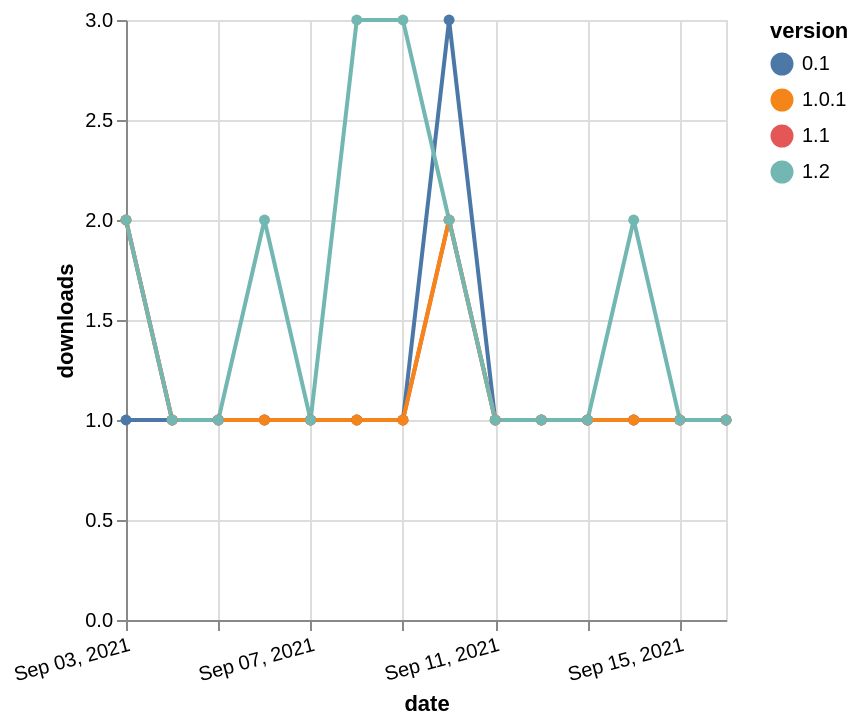

Write the Vega-Lite specification saved for this chart.
### Vega-Lite specification from a JSON file in a GitHub repository (floating-point values rounded to 4 significant figures)
{"$schema": "https://vega.github.io/schema/vega-lite/v5.json", "description": "A simple bar chart with embedded data.", "data": {"values": [{"date": "2021-09-03", "total": 216, "delta": 1, "version": "0.1"}, {"date": "2021-09-04", "total": 217, "delta": 1, "version": "0.1"}, {"date": "2021-09-05", "total": 218, "delta": 1, "version": "0.1"}, {"date": "2021-09-06", "total": 219, "delta": 1, "version": "0.1"}, {"date": "2021-09-07", "total": 220, "delta": 1, "version": "0.1"}, {"date": "2021-09-08", "total": 221, "delta": 1, "version": "0.1"}, {"date": "2021-09-09", "total": 222, "delta": 1, "version": "0.1"}, {"date": "2021-09-10", "total": 225, "delta": 3, "version": "0.1"}, {"date": "2021-09-11", "total": 226, "delta": 1, "version": "0.1"}, {"date": "2021-09-12", "total": 227, "delta": 1, "version": "0.1"}, {"date": "2021-09-13", "total": 228, "delta": 1, "version": "0.1"}, {"date": "2021-09-14", "total": 229, "delta": 1, "version": "0.1"}, {"date": "2021-09-15", "total": 230, "delta": 1, "version": "0.1"}, {"date": "2021-09-16", "total": 231, "delta": 1, "version": "0.1"}, {"date": "2021-09-03", "total": 125, "delta": 2, "version": "1.1"}, {"date": "2021-09-04", "total": 126, "delta": 1, "version": "1.1"}, {"date": "2021-09-05", "total": 127, "delta": 1, "version": "1.1"}, {"date": "2021-09-06", "total": 128, "delta": 1, "version": "1.1"}, {"date": "2021-09-07", "total": 129, "delta": 1, "version": "1.1"}, {"date": "2021-09-08", "total": 130, "delta": 1, "version": "1.1"}, {"date": "2021-09-09", "total": 131, "delta": 1, "version": "1.1"}, {"date": "2021-09-10", "total": 133, "delta": 2, "version": "1.1"}, {"date": "2021-09-11", "total": 134, "delta": 1, "version": "1.1"}, {"date": "2021-09-12", "total": 135, "delta": 1, "version": "1.1"}, {"date": "2021-09-13", "total": 136, "delta": 1, "version": "1.1"}, {"date": "2021-09-14", "total": 137, "delta": 1, "version": "1.1"}, {"date": "2021-09-15", "total": 138, "delta": 1, "version": "1.1"}, {"date": "2021-09-16", "total": 139, "delta": 1, "version": "1.1"}, {"date": "2021-09-03", "total": 143, "delta": 2, "version": "1.0.1"}, {"date": "2021-09-04", "total": 144, "delta": 1, "version": "1.0.1"}, {"date": "2021-09-05", "total": 145, "delta": 1, "version": "1.0.1"}, {"date": "2021-09-06", "total": 146, "delta": 1, "version": "1.0.1"}, {"date": "2021-09-07", "total": 147, "delta": 1, "version": "1.0.1"}, {"date": "2021-09-08", "total": 148, "delta": 1, "version": "1.0.1"}, {"date": "2021-09-09", "total": 149, "delta": 1, "version": "1.0.1"}, {"date": "2021-09-10", "total": 151, "delta": 2, "version": "1.0.1"}, {"date": "2021-09-11", "total": 152, "delta": 1, "version": "1.0.1"}, {"date": "2021-09-12", "total": 153, "delta": 1, "version": "1.0.1"}, {"date": "2021-09-13", "total": 154, "delta": 1, "version": "1.0.1"}, {"date": "2021-09-14", "total": 155, "delta": 1, "version": "1.0.1"}, {"date": "2021-09-15", "total": 156, "delta": 1, "version": "1.0.1"}, {"date": "2021-09-16", "total": 157, "delta": 1, "version": "1.0.1"}, {"date": "2021-09-03", "total": 205, "delta": 2, "version": "1.2"}, {"date": "2021-09-04", "total": 206, "delta": 1, "version": "1.2"}, {"date": "2021-09-05", "total": 207, "delta": 1, "version": "1.2"}, {"date": "2021-09-06", "total": 209, "delta": 2, "version": "1.2"}, {"date": "2021-09-07", "total": 210, "delta": 1, "version": "1.2"}, {"date": "2021-09-08", "total": 213, "delta": 3, "version": "1.2"}, {"date": "2021-09-09", "total": 216, "delta": 3, "version": "1.2"}, {"date": "2021-09-10", "total": 218, "delta": 2, "version": "1.2"}, {"date": "2021-09-11", "total": 219, "delta": 1, "version": "1.2"}, {"date": "2021-09-12", "total": 220, "delta": 1, "version": "1.2"}, {"date": "2021-09-13", "total": 221, "delta": 1, "version": "1.2"}, {"date": "2021-09-14", "total": 223, "delta": 2, "version": "1.2"}, {"date": "2021-09-15", "total": 224, "delta": 1, "version": "1.2"}, {"date": "2021-09-16", "total": 225, "delta": 1, "version": "1.2"}]}, "width": "container", "mark": {"type": "line", "point": {"filled": true}}, "encoding": {"x": {"field": "date", "type": "temporal", "timeUnit": "yearmonthdate", "title": "date", "axis": {"labelAngle": -15}}, "y": {"field": "delta", "type": "quantitative", "title": "downloads"}, "color": {"field": "version", "type": "nominal"}, "tooltip": {"field": "delta"}}}
